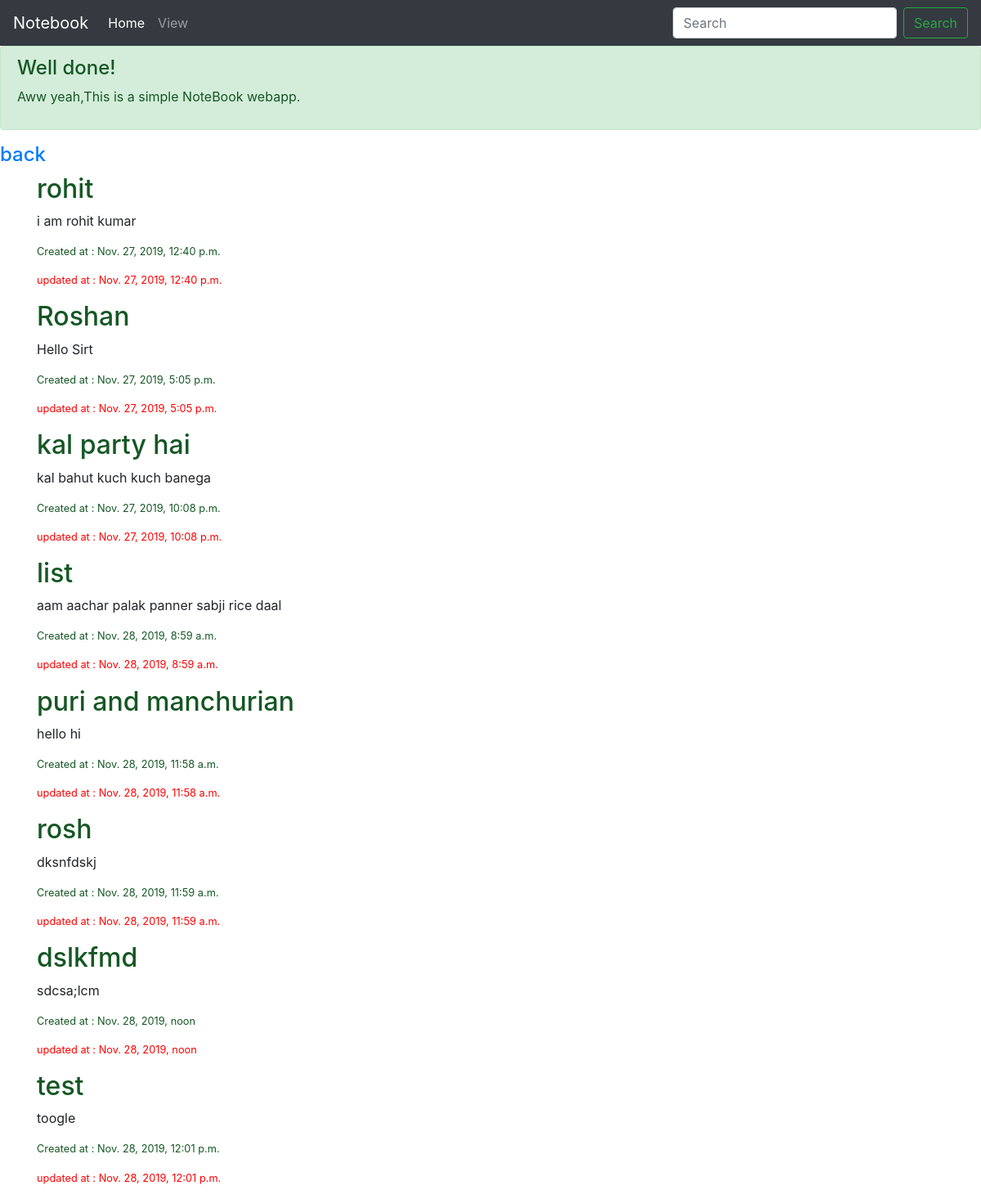
Screenshot of /view/ with the database file from the repository.
### posts/models.py (models this page shows, shortened)
class Posts(models.Model):
    title = models.CharField(#validators = [validators.validate_email],
        max_length=250)
    content = models.TextField()
    created_at = models.DateTimeField(auto_now_add=True)
    updated_at = models.DateTimeField(auto_now_add=True)
    objects = models.Manager

### posts/views.py (the view)
# urls.py: path('view/',view , name = 'view')
def view(request):
    data = Posts.objects.all()
    return render(request,'view.html',{'rows':data})

### posts/templates/view.html
{% extends 'layout.html' %}
{% block content %}
<div style="background-image:plain.png no-repeat;height:60 px;width:60 px">
<h4> <a href="/">back </a></h4>
<div class="container"  >
    {%for row in rows%}
    <h2 style="color: #155724"> {{row.title}}</h2>
    <p>  {{row.content}}</p>
    <small><p style="color:#155724">Created at : {{row.created_at}}<p> <p style="color: red;">updated at : {{row.updated_at}}</p></p>
    	</small>
    {% endfor %}
</div>
</div>
{% endblock %}

### posts/templates/layout.html (shortened to what this page needs)
<!doctype html>
<html lang="en">
  <head>
    <link rel="stylesheet" href="https://stackpath.bootstrapcdn.com/bootstrap/4.4.0/css/bootstrap.min.css">
  </head>
  <body>
    <nav class="navbar navbar-expand-lg navbar-dark bg-dark ">
  <a class="navbar-brand" href="/">Notebook</a>
  <div class="collapse navbar-collapse" id="navbarSupportedContent">
    <ul class="navbar-nav mr-auto">
      <li class="nav-item active">
        <a class="nav-link" href="/">Home <span class="sr-only">(current)</span></a>
      </li>
      <li class="nav-item">
        <a class="nav-link" href="/view/">View</a>
      </li>
    </ul>
    <form class="form-inline my-2 my-lg-0">
      <input class="form-control mr-sm-2" type="search" placeholder="Search" aria-label="Search">
      <button class="btn btn-outline-success my-2 my-sm-0" type="submit">Search</button>
    </form>
  </div>
</nav>
<div class="alert alert-success" role="alert">
  <h4 class="alert-heading">Well done!</h4>
  <p>Aww yeah,This is a simple NoteBook webapp.</p>
</div>
  {% block content %}
  {% endblock %}
  </body>
</html>

### rows the page displays
Posts: title "rohit", content "i am rohit kumar", created_at "Nov. 27, 2019, 12:40 p.m.", updated_at "Nov. 27, 2019, 12:40 p.m."
Posts: title "Roshan", content "Hello Sirt", created_at "Nov. 27, 2019, 5:05 p.m.", updated_at "Nov. 27, 2019, 5:05 p.m."
Posts: title "kal party hai", content "kal bahut kuch kuch banega", created_at "Nov. 27, 2019, 10:08 p.m.", updated_at "Nov. 27, 2019, 10:08 p.m."
Posts: title "list", content "aam aachar palak panner sabji rice daal", created_at "Nov. 28, 2019, 8:59 a.m.", updated_at "Nov. 28, 2019, 8:59 a.m."
Posts: title "puri and manchurian", content "hello hi", created_at "Nov. 28, 2019, 11:58 a.m.", updated_at "Nov. 28, 2019, 11:58 a.m."
Posts: title "rosh", content "dksnfdskj", created_at "Nov. 28, 2019, 11:59 a.m.", updated_at "Nov. 28, 2019, 11:59 a.m."
Posts: title "dslkfmd", content "sdcsa;lcm", created_at "Nov. 28, 2019, noon", updated_at "Nov. 28, 2019, noon"
Posts: title "test", content "toogle", created_at "Nov. 28, 2019, 12:01 p.m.", updated_at "Nov. 28, 2019, 12:01 p.m."
